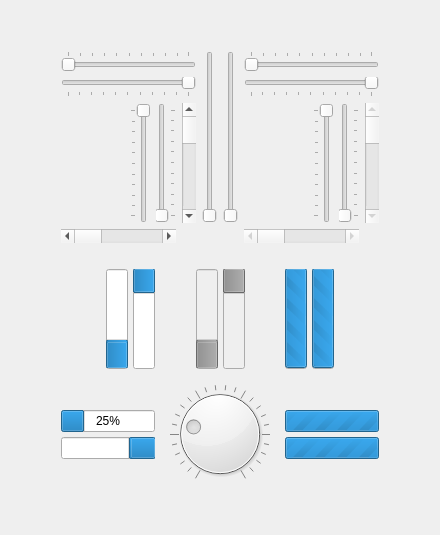
   <widget class="QWidget" name="tab_3">
    <attribute name="title">
     <string>Sliders/Scrolls/Progress/Dial</string>
    </attribute>
    <layout class="QGridLayout" name="gridLayout_12">
     <item row="3" column="1">
      <layout class="QGridLayout" name="gridLayout_11">
       <property name="spacing">
        <number>5</number>
       </property>
       <item row="0" column="2" colspan="3">
        <widget class="QProgressBar" name="progressBar_6">
         <property name="sizePolicy">
          <sizepolicy hsizetype="Fixed" vsizetype="MinimumExpanding">
           <horstretch>0</horstretch>
           <verstretch>0</verstretch>
          </sizepolicy>
         </property>
         <property name="minimumSize">
          <size>
           <width>0</width>
           <height>100</height>
          </size>
         </property>
         <property name="value">
          <number>25</number>
         </property>
         <property name="orientation">
          <enum>Qt::Vertical</enum>
         </property>
         <property name="invertedAppearance">
          <bool>true</bool>
         </property>
        </widget>
       </item>
       <item row="0" column="12">
        <widget class="QProgressBar" name="progressBar_8">
         <property name="enabled">
          <bool>true</bool>
         </property>
         <property name="sizePolicy">
          <sizepolicy hsizetype="Fixed" vsizetype="MinimumExpanding">
           <horstretch>0</horstretch>
           <verstretch>0</verstretch>
          </sizepolicy>
         </property>
         <property name="minimumSize">
          <size>
           <width>0</width>
           <height>100</height>
          </size>
         </property>
         <property name="maximum">
          <number>0</number>
         </property>
         <property name="value">
          <number>-1</number>
         </property>
         <property name="orientation">
          <enum>Qt::Vertical</enum>
         </property>
         <property name="invertedAppearance">
          <bool>true</bool>
         </property>
        </widget>
       </item>
       <item row="0" column="1">
        <widget class="QProgressBar" name="progressBar_5">
         <property name="sizePolicy">
          <sizepolicy hsizetype="Fixed" vsizetype="MinimumExpanding">
           <horstretch>0</horstretch>
           <verstretch>0</verstretch>
          </sizepolicy>
         </property>
         <property name="minimumSize">
          <size>
           <width>0</width>
           <height>100</height>
          </size>
         </property>
         <property name="value">
          <number>25</number>
         </property>
         <property name="orientation">
          <enum>Qt::Vertical</enum>
         </property>
        </widget>
       </item>
       <item row="0" column="6" alignment="Qt::AlignRight">
        <widget class="QProgressBar" name="progressBar_9">
         <property name="enabled">
          <bool>false</bool>
         </property>
         <property name="sizePolicy">
          <sizepolicy hsizetype="Fixed" vsizetype="MinimumExpanding">
           <horstretch>0</horstretch>
           <verstretch>0</verstretch>
          </sizepolicy>
         </property>
         <property name="minimumSize">
          <size>
           <width>0</width>
           <height>100</height>
          </size>
         </property>
         <property name="value">
          <number>25</number>
         </property>
         <property name="orientation">
          <enum>Qt::Vertical</enum>
         </property>
         <property name="textDirection">
          <enum>QProgressBar::BottomToTop</enum>
         </property>
        </widget>
       </item>
       <item row="2" column="6" rowspan="2" colspan="2" alignment="Qt::AlignHCenter|Qt::AlignVCenter">
        <widget class="QDial" name="dial">
         <property name="minimumSize">
          <size>
           <width>80</width>
           <height>80</height>
          </size>
         </property>
         <property name="maximum">
          <number>100</number>
         </property>
         <property name="sliderPosition">
          <number>25</number>
         </property>
         <property name="notchesVisible">
          <bool>true</bool>
         </property>
        </widget>
       </item>
       <item row="0" column="7" alignment="Qt::AlignLeft">
        <widget class="QProgressBar" name="progressBar_10">
         <property name="enabled">
          <bool>false</bool>
         </property>
         <property name="sizePolicy">
          <sizepolicy hsizetype="Fixed" vsizetype="MinimumExpanding">
           <horstretch>0</horstretch>
           <verstretch>0</verstretch>
          </sizepolicy>
         </property>
         <property name="minimumSize">
          <size>
           <width>0</width>
           <height>100</height>
          </size>
         </property>
         <property name="value">
          <number>25</number>
         </property>
         <property name="orientation">
          <enum>Qt::Vertical</enum>
         </property>
         <property name="invertedAppearance">
          <bool>true</bool>
         </property>
         <property name="textDirection">
          <enum>QProgressBar::BottomToTop</enum>
         </property>
        </widget>
       </item>
       <item row="1" column="1" colspan="12">
        <spacer name="verticalSpacer_7">
         <property name="orientation">
          <enum>Qt::Vertical</enum>
         </property>
         <property name="sizeType">
          <enum>QSizePolicy::Fixed</enum>
         </property>
         <property name="sizeHint" stdset="0">
          <size>
           <width>20</width>
           <height>10</height>
          </size>
         </property>
        </spacer>
       </item>
       <item row="2" column="5" rowspan="2">
        <spacer name="horizontalSpacer_21">
         <property name="orientation">
          <enum>Qt::Horizontal</enum>
         </property>
         <property name="sizeType">
          <enum>QSizePolicy::Fixed</enum>
         </property>
         <property name="sizeHint" stdset="0">
          <size>
           <width>5</width>
           <height>20</height>
          </size>
         </property>
        </spacer>
       </item>
       <item row="2" column="8" rowspan="2">
        <spacer name="horizontalSpacer_22">
         <property name="orientation">
          <enum>Qt::Horizontal</enum>
         </property>
         <property name="sizeType">
          <enum>QSizePolicy::Fixed</enum>
         </property>
         <property name="sizeHint" stdset="0">
          <size>
           <width>5</width>
           <height>20</height>
          </size>
         </property>
        </spacer>
       </item>
       <item row="0" column="9" colspan="3" alignment="Qt::AlignRight">
        <widget class="QProgressBar" name="progressBar_7">
         <property name="sizePolicy">
          <sizepolicy hsizetype="Fixed" vsizetype="MinimumExpanding">
           <horstretch>0</horstretch>
           <verstretch>0</verstretch>
          </sizepolicy>
         </property>
         <property name="minimumSize">
          <size>
           <width>0</width>
           <height>100</height>
          </size>
         </property>
         <property name="maximum">
          <number>0</number>
         </property>
         <property name="value">
          <number>-1</number>
         </property>
         <property name="orientation">
          <enum>Qt::Vertical</enum>
         </property>
        </widget>
       </item>
       <item row="0" column="0">
        <spacer name="horizontalSpacer_15">
         <property name="orientation">
          <enum>Qt::Horizontal</enum>
         </property>
         <property name="sizeHint" stdset="0">
          <size>
           <width>40</width>
           <height>20</height>
          </size>
         </property>
        </spacer>
       </item>
       <item row="0" column="13">
        <spacer name="horizontalSpacer_20">
         <property name="orientation">
          <enum>Qt::Horizontal</enum>
         </property>
         <property name="sizeHint" stdset="0">
          <size>
           <width>40</width>
           <height>20</height>
          </size>
         </property>
        </spacer>
       </item>
       <item row="2" column="9" colspan="5" alignment="Qt::AlignBottom">
        <widget class="QProgressBar" name="progressBar">
         <property name="minimum">
          <number>0</number>
         </property>
         <property name="maximum">
          <number>0</number>
         </property>
        </widget>
       </item>
       <item row="3" column="9" colspan="5" alignment="Qt::AlignTop">
        <widget class="QProgressBar" name="progressBar_4">
         <property name="enabled">
          <bool>true</bool>
         </property>
         <property name="minimum">
          <number>0</number>
         </property>
         <property name="maximum">
          <number>0</number>
         </property>
         <property name="invertedAppearance">
          <bool>true</bool>
         </property>
        </widget>
       </item>
       <item row="2" column="0" colspan="5" alignment="Qt::AlignBottom">
        <widget class="QProgressBar" name="progressBar_2">
         <property name="value">
          <number>25</number>
         </property>
        </widget>
       </item>
       <item row="3" column="0" colspan="5" alignment="Qt::AlignTop">
        <widget class="QProgressBar" name="progressBar_3">
         <property name="value">
          <number>25</number>
         </property>
         <property name="invertedAppearance">
          <bool>true</bool>
         </property>
        </widget>
       </item>
      </layout>
     </item>
     <item row="1" column="0" rowspan="3">
      <spacer name="horizontalSpacer_9">
       <property name="orientation">
        <enum>Qt::Horizontal</enum>
       </property>
       <property name="sizeType">
        <enum>QSizePolicy::Fixed</enum>
       </property>
       <property name="sizeHint" stdset="0">
        <size>
         <width>50</width>
         <height>20</height>
        </size>
       </property>
      </spacer>
     </item>
     <item row="1" column="1">
      <layout class="QGridLayout" name="gridLayout_10">
       <item row="0" column="0" colspan="4">
        <widget class="QSlider" name="horizontalSlider">
         <property name="orientation">
          <enum>Qt::Horizontal</enum>
         </property>
         <property name="tickPosition">
          <enum>QSlider::TicksAbove</enum>
         </property>
        </widget>
       </item>
       <item row="0" column="6" colspan="4">
        <widget class="QSlider" name="horizontalSlider_2">
         <property name="enabled">
          <bool>false</bool>
         </property>
         <property name="orientation">
          <enum>Qt::Horizontal</enum>
         </property>
         <property name="tickPosition">
          <enum>QSlider::TicksAbove</enum>
         </property>
        </widget>
       </item>
       <item row="2" column="2">
        <widget class="QSlider" name="verticalSlider">
         <property name="orientation">
          <enum>Qt::Vertical</enum>
         </property>
         <property name="tickPosition">
          <enum>QSlider::TicksBelow</enum>
         </property>
        </widget>
       </item>
       <item row="2" column="3">
        <widget class="QScrollBar" name="verticalScrollBar">
         <property name="orientation">
          <enum>Qt::Vertical</enum>
         </property>
        </widget>
       </item>
       <item row="2" column="8">
        <widget class="QSlider" name="verticalSlider_2">
         <property name="enabled">
          <bool>false</bool>
         </property>
         <property name="orientation">
          <enum>Qt::Vertical</enum>
         </property>
         <property name="tickPosition">
          <enum>QSlider::TicksBelow</enum>
         </property>
        </widget>
       </item>
       <item row="2" column="9">
        <widget class="QScrollBar" name="verticalScrollBar_2">
         <property name="enabled">
          <bool>false</bool>
         </property>
         <property name="orientation">
          <enum>Qt::Vertical</enum>
         </property>
        </widget>
       </item>
       <item row="3" column="0" colspan="3">
        <widget class="QScrollBar" name="horizontalScrollBar">
         <property name="orientation">
          <enum>Qt::Horizontal</enum>
         </property>
        </widget>
       </item>
       <item row="3" column="6" colspan="3">
        <widget class="QScrollBar" name="horizontalScrollBar_2">
         <property name="enabled">
          <bool>false</bool>
         </property>
         <property name="orientation">
          <enum>Qt::Horizontal</enum>
         </property>
        </widget>
       </item>
       <item row="2" column="7">
        <widget class="QSlider" name="verticalSlider_4">
         <property name="enabled">
          <bool>false</bool>
         </property>
         <property name="orientation">
          <enum>Qt::Vertical</enum>
         </property>
         <property name="invertedAppearance">
          <bool>true</bool>
         </property>
         <property name="tickPosition">
          <enum>QSlider::TicksAbove</enum>
         </property>
        </widget>
       </item>
       <item row="2" column="1">
        <widget class="QSlider" name="verticalSlider_3">
         <property name="minimumSize">
          <size>
           <width>0</width>
           <height>120</height>
          </size>
         </property>
         <property name="orientation">
          <enum>Qt::Vertical</enum>
         </property>
         <property name="invertedAppearance">
          <bool>true</bool>
         </property>
         <property name="tickPosition">
          <enum>QSlider::TicksAbove</enum>
         </property>
        </widget>
       </item>
       <item row="1" column="0" colspan="4">
        <widget class="QSlider" name="horizontalSlider_3">
         <property name="orientation">
          <enum>Qt::Horizontal</enum>
         </property>
         <property name="invertedAppearance">
          <bool>true</bool>
         </property>
         <property name="tickPosition">
          <enum>QSlider::TicksBelow</enum>
         </property>
        </widget>
       </item>
       <item row="1" column="6" colspan="4">
        <widget class="QSlider" name="horizontalSlider_4">
         <property name="enabled">
          <bool>false</bool>
         </property>
         <property name="orientation">
          <enum>Qt::Horizontal</enum>
         </property>
         <property name="invertedAppearance">
          <bool>true</bool>
         </property>
         <property name="tickPosition">
          <enum>QSlider::TicksBelow</enum>
         </property>
        </widget>
       </item>
       <item row="0" column="4" rowspan="3">
        <widget class="QSlider" name="verticalSlider_5">
         <property name="orientation">
          <enum>Qt::Vertical</enum>
         </property>
        </widget>
       </item>
       <item row="0" column="5" rowspan="3">
        <widget class="QSlider" name="verticalSlider_6">
         <property name="enabled">
          <bool>false</bool>
         </property>
         <property name="orientation">
          <enum>Qt::Vertical</enum>
         </property>
        </widget>
       </item>
      </layout>
     </item>
     <item row="1" column="2" rowspan="3">
      <spacer name="horizontalSpacer_10">
       <property name="orientation">
        <enum>Qt::Horizontal</enum>
       </property>
       <property name="sizeType">
        <enum>QSizePolicy::Fixed</enum>
       </property>
       <property name="sizeHint" stdset="0">
        <size>
         <width>50</width>
         <height>20</height>
        </size>
       </property>
      </spacer>
     </item>
     <item row="0" column="1">
      <spacer name="verticalSpacer_11">
       <property name="orientation">
        <enum>Qt::Vertical</enum>
       </property>
       <property name="sizeType">
        <enum>QSizePolicy::Fixed</enum>
       </property>
       <property name="sizeHint" stdset="0">
        <size>
         <width>20</width>
         <height>40</height>
        </size>
       </property>
      </spacer>
     </item>
     <item row="2" column="1">
      <spacer name="verticalSpacer_12">
       <property name="orientation">
        <enum>Qt::Vertical</enum>
       </property>
       <property name="sizeType">
        <enum>QSizePolicy::Fixed</enum>
       </property>
       <property name="sizeHint" stdset="0">
        <size>
         <width>20</width>
         <height>20</height>
        </size>
       </property>
      </spacer>
     </item>
     <item row="4" column="1">
      <spacer name="verticalSpacer_13">
       <property name="orientation">
        <enum>Qt::Vertical</enum>
       </property>
       <property name="sizeType">
        <enum>QSizePolicy::Fixed</enum>
       </property>
       <property name="sizeHint" stdset="0">
        <size>
         <width>20</width>
         <height>40</height>
        </size>
       </property>
      </spacer>
     </item>
    </layout>
   </widget>
